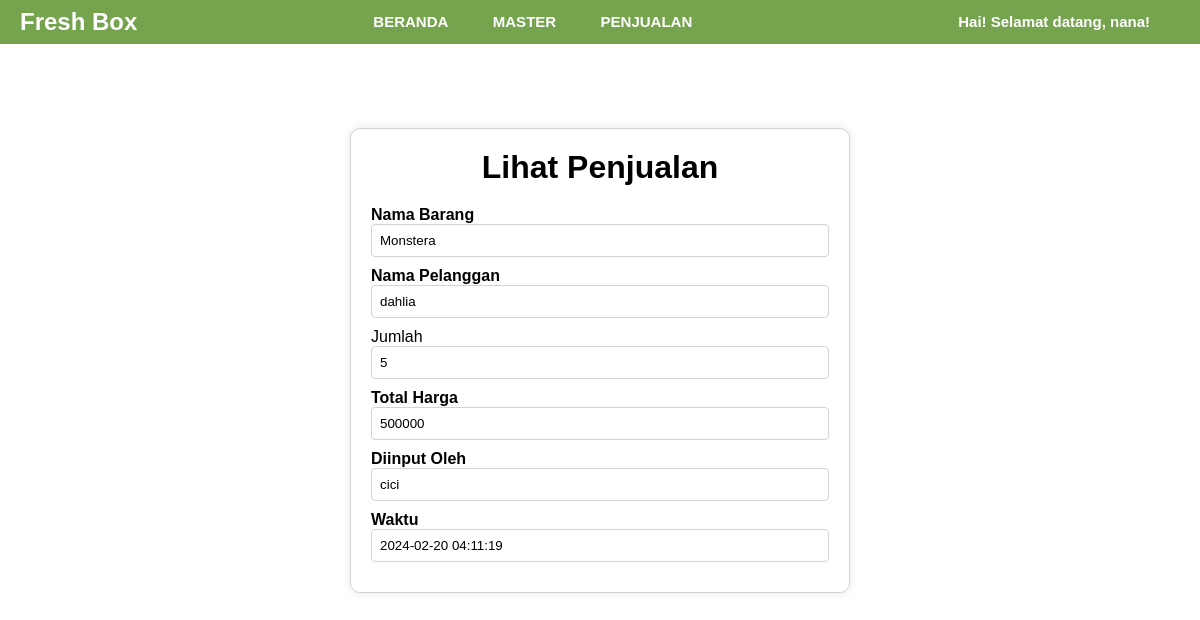
Page /read-penjualan.php?id=1 (signed in) on the earlier database version.
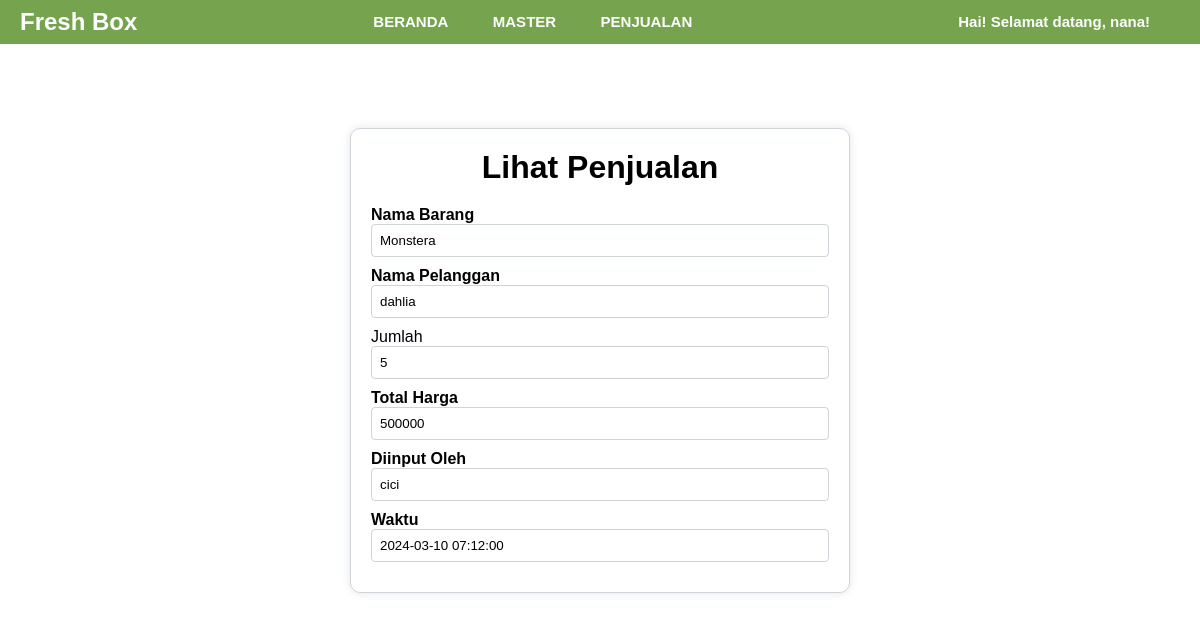
Same page on the later database version.
### tables this page shows
CREATE TABLE `penjualan` (
  `id` int(10) UNSIGNED NOT NULL,
  `id_barang` int(10) UNSIGNED NOT NULL,
  `id_pelanggan` int(10) UNSIGNED NOT NULL,
  `jumlah` int(10) UNSIGNED NOT NULL,
  `total_harga` int(10) UNSIGNED NOT NULL,
  `id_staff` int(10) UNSIGNED NOT NULL,
  `created_at` timestamp NOT NULL DEFAULT current_timestamp(),
  `updated_at` timestamp NULL DEFAULT NULL ON UPDATE current_timestamp()
);

CREATE TABLE `barang` (
  `id` int(11) UNSIGNED NOT NULL,
  `nama` varchar(50) NOT NULL,
  `kategori` enum('tanaman hias','tanaman aromatik','tanaman herbal') NOT NULL,
  `stok` int(10) UNSIGNED NOT NULL,
  `harga` int(10) UNSIGNED NOT NULL,
  `created_at` timestamp NOT NULL DEFAULT current_timestamp(),
  `updated_at` timestamp NULL DEFAULT NULL ON UPDATE current_timestamp()
);

CREATE TABLE `pelanggan` (
  `id` int(10) UNSIGNED NOT NULL,
  `nama` varchar(255) NOT NULL,
  `alamat` text NOT NULL,
  `nomor_telepon` varchar(15) NOT NULL,
  `created_at` timestamp NOT NULL DEFAULT current_timestamp(),
  `updated_at` timestamp NULL DEFAULT NULL ON UPDATE current_timestamp()
);

CREATE TABLE `user` (
  `id` int(11) UNSIGNED NOT NULL,
  `username` varchar(50) NOT NULL,
  `password` varchar(255) NOT NULL,
  `level` enum('admin','keuangan','logistik') NOT NULL,
  `created_at` timestamp NOT NULL DEFAULT current_timestamp(),
  `updated_at` timestamp NULL DEFAULT NULL ON UPDATE current_timestamp()
);

### read-penjualan.php (the view, shortened to what this page needs)
<!DOCTYPE html>
<html lang="en">
<head>
    <link rel="stylesheet" href="formstyle.css">
</head>
<body>
    <?php include "menu.php"; ?>
    <?php
    require "koneksi.php";
    $id = $_GET["id"];
    $sql = "SELECT penjualan.id,
    barang.nama AS nama_barang,
    pelanggan.nama,
    penjualan.jumlah,
    penjualan.total_harga,
    user.username,
    penjualan.created_at
     FROM penjualan
     JOIN barang ON penjualan.id_barang = barang.id
     JOIN pelanggan ON penjualan.id_pelanggan = pelanggan.id
     JOIN user ON penjualan.id_staff = user.id
     WHERE penjualan.id = '$id' ";
    $query = mysqli_query($koneksi, $sql);
    $penjualan = mysqli_fetch_array($query);
    ?>
    <div class="container">
        <form action="update-barang.php" method="POST" class="form center-form">
            <h1>Lihat Penjualan</h1>
            <div class="mb-3">
                <label for="namaBarang" class="col-sm-2 col-form-label">Nama Barang</label>
                <input readonly type="text" class="form-control" id="namaBarang" value="<?= $penjualan["nama_barang"] ?>">
            </div>
            <div class="mb-3 row">
                <label for="namaPelanggan" class="col-sm-2 col-form-label">Nama Pelanggan</label>
                <input readonly type="text" class="form-control" id="nama" value="<?= $penjualan["nama"] ?>">
            </div>
            <div class="mb-3>
                <label for="jumlah" class="col-sm-2 col-form-label">Jumlah</label>
                <input readonly type="text" class="form-control" id="jumlah" value="<?= $penjualan["jumlah"] ?>">
            </div>
            <div class="mb-3">
                <label for="totalHarga" class="col-sm-2 col-form-label">Total Harga</label>
                <input readonly type="text" class="form-control" id="totalHarga" value="<?= $penjualan["total_harga"] ?>">
            </div>
            <div class="mb-3">
                <label for="diinputOleh" class="col-sm-2 col-form-label">Diinput Oleh</label>
                <input readonly type="text" class="form-control" id="diinputOleh" value="<?= $penjualan["username"] ?>">
            </div>
            <div class="mb-3">
                <label for="waktu" class="col-sm-2 col-form-label">Waktu</label>
                <input readonly type="text" class="form-control" id="waktu" value="<?= $penjualan["created_at"] ?>">
            </div>
        </form>
    </div>
</body>
</html>

Differences in the rows shown:
changed penjualan "Monstera": created_at "2024-02-20 04:11:19" → "2024-03-10 07:12:00"
